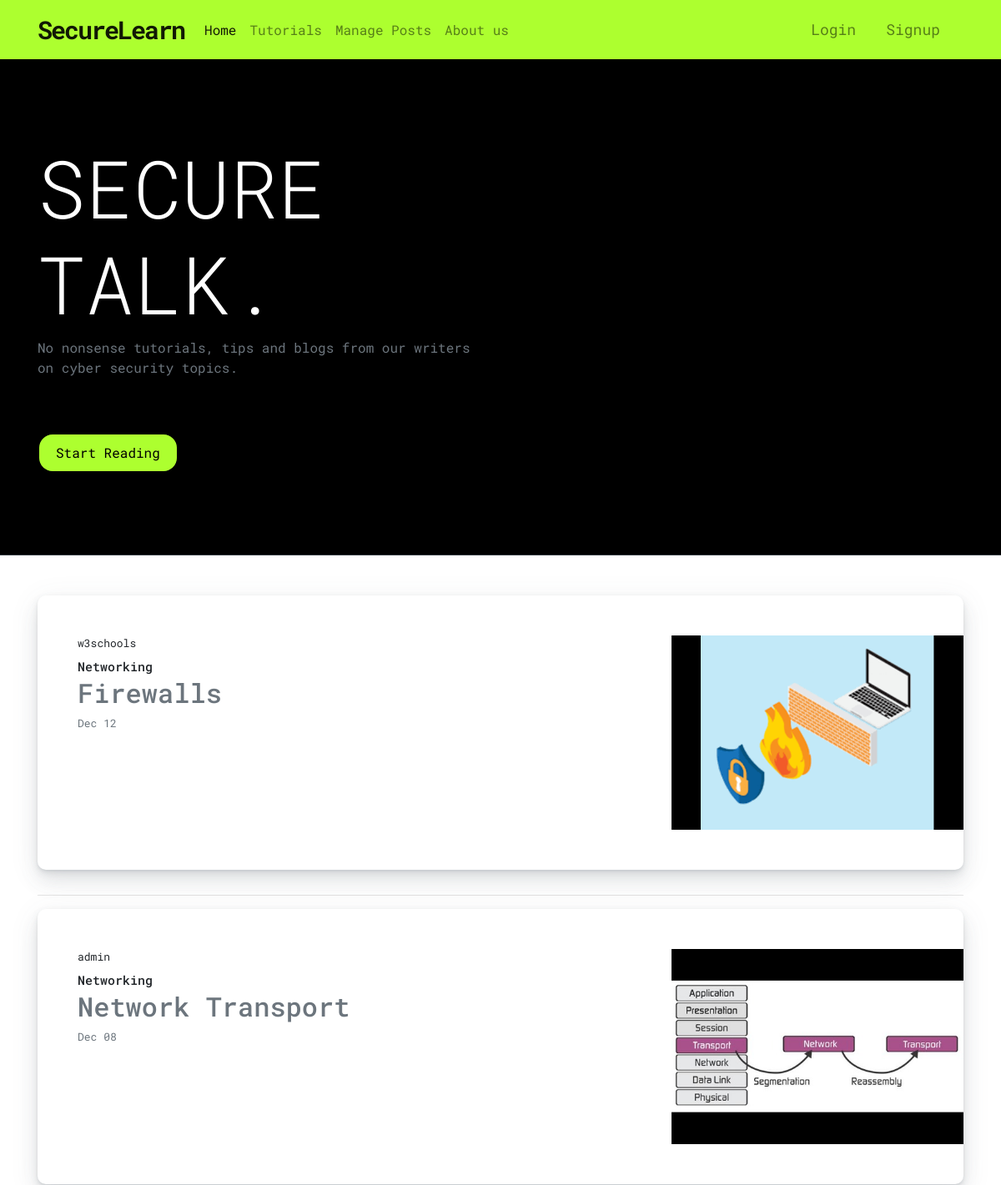
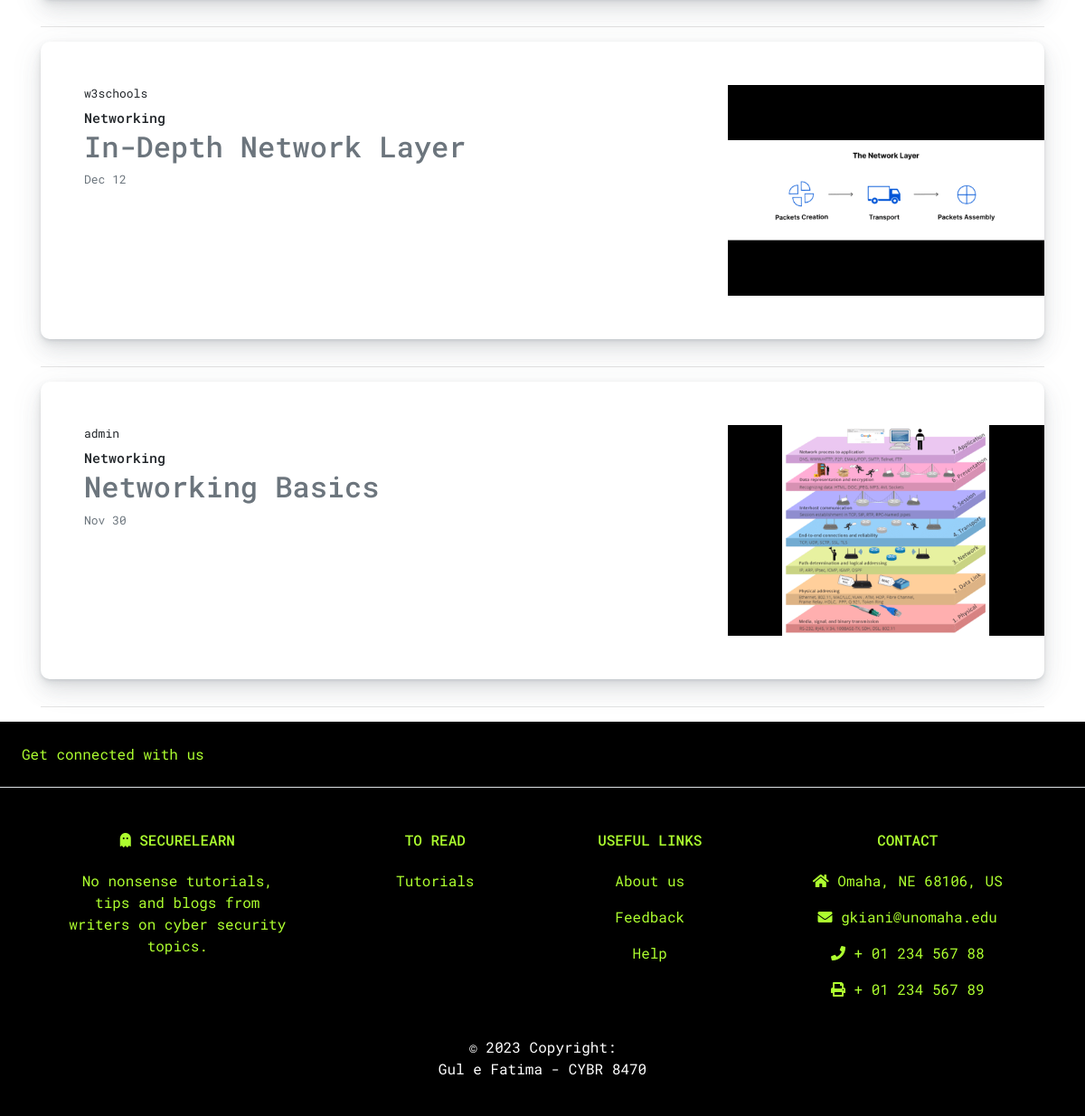
The app's page /tutorials/ with its own data (2 pictures, top to bottom).
### securelearn/myapp/models.py (models this page shows, shortened)
class tutorial(models.Model):
    title = models.CharField(max_length=250)
    category = models.CharField(max_length=100)
    slug = models.SlugField(max_length=250, unique=True) #slug is a field meant to be used in URLs. A slug field in Django is used to store and generate valid URLs for your dynamically created web pages. A slug field in Django is created using the SlugField class. A slug field in Django is a field used to store and generate valid URLs for your dynamically created web pages.
    description = models.TextField()
    content = models.TextField()
    created_at= models.DateTimeField(auto_now_add=True, editable=False)
    updated_at= models.DateTimeField(auto_now=True, editable=False)
    image = models.ImageField(upload_to='tutorialimages/', null=True, blank=True)
    author = models.ForeignKey(User, on_delete=models.CASCADE, null=True, blank=True)
    average_rating = models.DecimalField(max_digits=3, decimal_places=2, default=0.0)
    '''
    This method will generate the absolute URL for a Tutorial instance,
        facilitating easy redirection and linking. It utilizes the reverse function
        to build the URL based on the 'post_single' URL pattern and the Tutorial's slug.
    '''
    def get_absolute_url(self):
        return reverse("post_single", args=[self.slug])
    class Meta:
        ordering = ['-created_at']

### securelearn/myapp/views.py (the view)
# urls.py: path('tutorials/', views.TutorialsView, name='tutorialspage'),
def TutorialsView(request):
    tutorials = tutorial.objects.all()
    return render(request, 'alltutorials.html', {'tutorials': tutorials})

### securelearn/myapp/templates/alltutorials.html (shortened to what this page needs)
{% extends "base/base.html" %}
{% block content %}
   {% include "base/second_navbar.html" %}
   {% include "base/splash.html" %}
<div class="container-fluid" style="background-color: white;">
<div class="container pt-5">
   <div class="row">
      <div class="col-12">
        {% for tutorial in tutorials %}
         <a href="{{ tutorial.get_absolute_url }}">
         <div class="card border-0 pb-3 pb-sm-5 mx-auto">
         <div class = "row">
                           <div class="col-8">
                              <div class="card-body p-0">
                              <div class="pt-5 pl-5 pb-2 text-body infscroll-author">{{tutorial.author}}</div>
                              <h2 class="pl-5 mb-1 fs-4 text-body fw-bold infscroll-title">{{tutorial.category}}</h2>
                              <h2 class = "pl-5 text-muted fs-6 fs-6 d-none d-sm-block">{{tutorial.title}}</h2>
                              <div class="pl-5 text-muted infscroll-date">{{tutorial.updated_at|date:"M d"}}</div>
                           </div>
                        </div>
                        <div class="col-4">
                              <img src="../{{tutorial.image}}" class="img-fluid float-end pt-5">
                        </div>
                     </div>
                  </div>
                  <hr>
               </a>
         {% endfor %}
      </div>
</div>
</div>
</div>
{% include "base/footer.html" %}
{% endblock %}

### securelearn/myapp/templates/base/base.html (shortened to what this page needs)
{% load static %}
<!DOCTYPE html>
<html>
    <head>
        <link rel="stylesheet" href="https://cdn.jsdelivr.net/npm/bootstrap@4.1.3/dist/css/bootstrap.min.css">
        <link rel="stylesheet" href="https://stackpath.bootstrapcdn.com/bootstrap/4.1.3/css/bootstrap.min.css">
        <link rel="stylesheet" href="https://cdnjs.cloudflare.com/ajax/libs/font-awesome/4.7.0/css/font-awesome.min.css">
        <link rel="stylesheet" href="https://cdnjs.cloudflare.com/ajax/libs/font-awesome/5.15.3/css/all.min.css">
        <link rel="stylesheet" href="{% static 'css/main.css' %}">
    </head>
    <body>
        {% block content %}
        {% endblock %}
    </body>
</html>

### securelearn/myapp/templates/base/second_navbar.html (shortened to what this page needs)
<nav class="navbar sticky-top navbar-expand-lg navbar-light" style="color: black; background-color: greenyellow;">
  <div class="container">
      <a class="navbar-brand logo website-name" href="#">SecureLearn</a>
      <div class="collapse navbar-collapse" id="navbarSupportedContent">
          <ul class="navbar-nav mr-auto">
              <li class="nav-item active">
                  <a class="nav-link" href="/">Home <span class="sr-only">(current)</span></a>
              </li>
              <li class="nav-item">
                  <a class="nav-link" href="../tutorials/">Tutorials</a>
              </li>
              <li class="nav-item">
                  <a class="nav-link" href="../manage_posts/">Manage Posts</a>
              </li>
              <li class="nav-item">
                  <a class="nav-link" href="../aboutus/">About us</a>
              </li>
          </ul>
          <ul class="navbar-nav ml-auto">
              {% if user.is_authenticated %}
                  <li class="nav-item">
                      <span class="nav-link namedisplay">{{ request.user }}</span>
                  </li>
                  <li class="nav-item">
                      <a class="nav-link namedisplay" href="{% url 'logout' %}">Logout</a>
                  </li>
              {% else %}
                  <li class="nav-item">
                      <a class="nav-link namedisplay" href="../login/">Login</a>
                  </li>
                  <li class="nav-item">
                      <a class="nav-link namedisplay" href="../register/">Signup</a>
                  </li>
              {% endif %}
          </ul>
      </div>
  </div>
</nav>

### securelearn/myapp/templates/base/splash.html (shortened to what this page needs)
<div class="border-bottom border-2 border-dark">
    <div class = "container-fluid" style="background-color:black; color:white;">
        <div class="container py-5" >
            <div class="row">
              <div class="col-6 py-1 py-md-5">
                <h1 class="display-1 falling-header" style="color: white;">SECURE TALK.</h1>
                <p class="fs-4 lh-1 text-muted fw-bold pb-5" style="color: white;">No nonsense tutorials, tips and blogs from our writers on cyber security topics.</p>
               <a href="tutorials/" ><button class="button">Start Reading</button></a>
              </div>
            </div>
          </div>
</div>
</div>

### securelearn/myapp/templates/base/footer.html
<footer class="text-center text-lg-start bg-body-tertiary text-muted" style="background-color:black">
    <section class="d-flex justify-content-center justify-content-lg-between p-4 border-bottom">
      <div class="me-5 d-none d-lg-block">
        <span style="color: greenyellow;">Get connected with us</span>
      </div>
      <div>
        <a href="" class="me-4 text-reset">
          <i class="fa fa-facebook-f" style="color: greenyellow;" ></i>
        </a>
        <a href="" class="me-4 text-reset">
          <i class="fa fa-twitter" style="color: greenyellow;"></i>
        </a>
        <a href="" class="me-4 text-reset">
          <i class="fa fa-google" style="color: greenyellow;"></i>
        </a>
        <a href="" class="me-4 text-reset">
          <i class="fa fa-instagram" style="color: greenyellow;"></i>
        </a>
        <a href="" class="me-4 text-reset">
          <i class="fa fa-linkedin" style="color: greenyellow;"></i>
        </a>
        <a href="" class="me-4 text-reset">
          <i class="fa fa-github" style="color: greenyellow;"></i>
        </a>
      </div>
    </section>
    <section class="">
      <div class="container text-center text-md-start mt-5" style="color: greenyellow;">
        <div class="row mt-3">
          <div class="col-md-3 col-lg-4 col-xl-3 mx-auto mb-4">
            <h6 class="text-uppercase fw-bold mb-4" style="color: greenyellow;">
              <i class="fa fa-ghost fa-bounce me-3" style="color: greenyellow;"></i>  SecureLearn
            </h6>
            <p style="color: greenyellow;">
              No nonsense tutorials, tips and blogs from writers on cyber security topics.
            </p>
          </div>
          <div class="col-md-2 col-lg-2 col-xl-2 mx-auto mb-4">
            <h6 class="text-uppercase fw-bold mb-4" style="color: greenyellow;">
              To read
            </h6>
            <p>
              <a href="tutorials/" class="text-reset" style="color: greenyellow;">Tutorials</a>
            </p>
          </div>
          <div class="col-md-3 col-lg-2 col-xl-2 mx-auto mb-4">
            <h6 class="text-uppercase fw-bold mb-4">
              Useful links
            </h6>
            <p>
              <a href="#!" class="text-reset" style="color: greenyellow;">About us</a>
            </p>
            <p>
              <a href="#!" class="text-reset" style="color: greenyellow;">Feedback</a>
            </p>
            <p>
              <a href="#!" class="text-reset" style="color: greenyellow;">Help</a>
            </p>
          </div>
          <div class="col-md-4 col-lg-3 col-xl-3 mx-auto mb-md-0 mb-4">
            <h6 class="text-uppercase fw-bold mb-4">Contact</h6>
            <p><i class="fa fa-home me-3"></i> Omaha, NE 68106, US</p>
            <p>
              <i class="fa fa-envelope me-3"></i>
              gkiani@unomaha.edu
            </p>
            <p><i class="fa fa-phone me-3"></i> + 01 234 567 88</p>
            <p><i class="fa fa-print me-3"></i> + 01 234 567 89</p>
          </div>
        </div>
      </div>
    </section>
    <div class="text-center p-4" style="background-color: rgba(0, 0, 0, 0.05); color: white;">
      © 2023 Copyright:
      <p>Gul e Fatima - CYBR 8470</p>
    </div>
  </footer>

### securelearn/static/css/main.css (style rules this page uses)
html, body { font-family: 'Roboto Mono', monospace; }
a { background-color: transparent; }
.namedisplay { font-size: 18px; color: black; margin-right: 20px; }
.logo { font-family: 'Dosis', sans-serif; font-family: 'Ephesis', cursive; font-family: 'Roboto Mono', monospace; font-weight: bold; font-size: 30px; letter-spacing: -2px; }
.button { background-color: greenyellow; border: none; color: black; padding: 10px 20px; text-align: center; text-decoration: none; display: inline-block; margin: 4px 2px; cursor: pointer; border-radius: 16px; }
.infscroll-title { font-size:22px; letter-spacing: -0.6px; }
.infscroll-title { font-size:0.9375rem; letter-spacing: -0.0px; }
.infscroll-author, .infscroll-date { font-size:0.8125rem; }
.text-muted { color: #555; }
.card { background-color: #fff; border-radius: 10px; border: none; position: relative; margin-bottom: 30px; box-shadow: 0 0.46875rem 2.1875rem rgba(90,97,105,0.1), 0 0.9375rem 1.40625rem rgba(90,97,105,0.1), 0 0.25rem 0.53125rem rgba(90,97,105,0.12), 0 0.125rem 0.1875rem rgba(90,97,105,0.1); }

### securelearn/myapp/templates/base/splash.html (style rules this page uses)
.falling-header { animation: bounceInDown 1s; }

### records on screen
tutorial: author "w3schools", category "Networking", title "Firewalls", updated_at "Dec 12", image (picture)
tutorial: author "admin", category "Networking", title "Network Transport", updated_at "Dec 08", image (picture)
tutorial: author "w3schools", category "Networking", title "In-Depth Network Layer", updated_at "Dec 12", image (picture)
tutorial: author "admin", category "Networking", title "Networking Basics", updated_at "Nov 30", image (picture)
